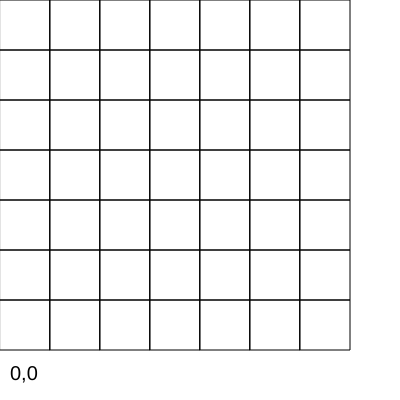
Frame 1 (no input)
Frame 60 (no input): identical to frame 1, image omitted
Frame 120 (the mouse pressed at the canvas centre since frame 60): identical to frame 1, image omitted

The p5.js sketch that drew this single still picture (run headless with seeded random() and noise() and a simulated clock; from frame 60 on, the mouse is pressed at the canvas centre):

// p5.js sketch
// ── sketch.js
let x = 0, y = 0;

function setup() {
  noFill();
  createCanvas(400, 400);
  textSize(20);
}

function draw() {
  background(255);
  noFill();
  let rectSz = 50;
  for (let i = 0; i < 7; i++) {
    for (let j = 0; j < 7; j++) {
      rect(j*rectSz,i*rectSz,rectSz,rectSz);
    }
  }      
  // x = floor(mouseX/rectSz);
  // y = floor(mouseY/rectSz);
  fill(0);
  text(x+','+y,10,height-20);
}
 
